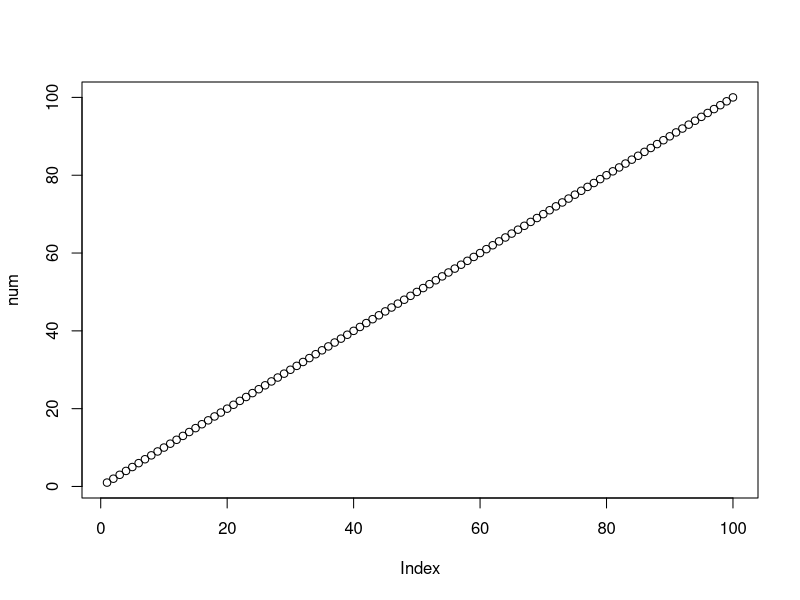

Recreate this plot in R. (Note: this script raises an error after producing the figure.)
# Simple Operations -------------------------------------------------------

2 + 2
2 - 5
34 - 5
3 / 2
3 %% 2
3 ** 5
3^5
4 * 4

## Order of Operation -----------------------------------------------------
4 + 3 * 2
4 + (3 * 2)
(4 + 3) * 2

# BODMAS
# PEMDAS

# Assigning Variables -----------------------------------------------------

agatha <- 20
thandekile = 21
assign("anap", 19)

soso <- 17
fisola <- 20
promise <- 20
nomvume <- 17
dare <- 15
agatha
thandekile
anap

# The Operators -----------------------------------------------------------
agatha > thandekile
thandekile > agatha
dare < promise
15 < 20

nomvume <= fisola

## Conditionals -----------------------------------------------------------
### AND (&) ---------------------------------------------------------------
TRUE & TRUE
TRUE & FALSE
FALSE & TRUE
FALSE & FALSE

### OR (|) ----------------------------------------------------------------
TRUE | TRUE
TRUE | FALSE
FALSE | TRUE
FALSE | FALSE

nomvume >= dare & fisola == promise

15 > 17 & 20 > 17

17 < 15  & 20 < 17
17 < 15 | 20 < 17
15 > 17 | 20 > 17

# Data Types --------------------------------------------------------------

## Strings / Characters ---------------------------------------------------

tree_1 <- "eucalyptus species"
tree_1

tree_2 <- "20"
tree_2

tree_3 <- "F"
tree_4 <- "TRUE"

class(tree_1)
class(tree_2)
class(tree_3)
class(tree_4)

species_1 <- "1" #eucalyptus camadulensis
species_2 <- "2" #milicia excelsa
species_3 <- "3" #ficus exasperata
species_4 <- "4" #terminalia cattapa

typeof(species_4)

is.character(tree_1)
is.character(promise)
is.character("promise")

## Numeric ----------------------------------------------------------------

### Double/Float/ Decimal number ------------------------------------------

class(12.3)
typeof(12.3)
typeof(12)

12 == 12.0
0.1 == .1

is.double(12)

is.numeric(12)
is.numeric(12L)

### Integers/ Whole numbers -----------------------------------------------

class(12L)
typeof(12L)

is.integer(12L)

## Boolean / Logical ------------------------------------------------------
class(TRUE)
typeof(TRUE)
class(T)
class(F)
class(NA)

is.logical(TRUE)
is.logical(FALSE)
is.logical(NA)

## Date/Time --------------------------------------------------------------
class(as.Date("2024/07/19"))

# Data Structure ----------------------------------------------------------

## Vectors ----------------------------------------------------------------
?c
help(c)

beautiful_people <- c(nomvume, fisola, thandekile, dare, agatha, promise, anap)
beautiful_people
class(beautiful_people)

beautiful_people_1 <- as.character(beautiful_people)


### Value coercion --------------------------------------------------------
num_ber <- c(1, 2, 3, 4, 5, 6)
num_ber
class(num_ber)
as.character(num_ber)

species <- c(species_1, species_2, species_3, species_4)
class(species)
species
species_num <-as.numeric(species)
class(species_num)

trees <- c(tree_1, tree_2, tree_3, tree_4)
  class(trees)
as.logical(trees)

my_num <- 0:30
as.logical(my_num)
my_num2 <- -10:10
class(my_num2)
as.logical(my_num2)

# Sequences and replications ----------------------------------------------
?seq()
seq(from = 1, to = 30, by = 1)
seq(1, 30, 2)
seq(2, 50, 2)
seq(0, 90, 3)

num <- 1:100
num

species <- c(species_1, species_2, species_3, species_4)
my_tree <- rep(species, 30)
my_tree
class(my_tree)

my_tree <- as.factor(my_tree)
my_tree <- factor(my_tree,
                  labels = c("eucalyptus camadulensis",
                             "milicia excelsa",
                             "ficus exasperata",
                             "terminalia cattapa"
                            ),
                  levels = c(4, 3, 2, 1),
                  ordered = TRUE
                  )
# Functions ---------------------------------------------------------------

## Simple Functions --------------------------------------------------
num

min(num)
max(num)
median(num)
mean(num)
plot(num)
min(1:6)
range(num)
sd(num)
var(num)
length(num)

my_tree
length(my_tree)

student_names <- c("promise", "thandekile", "dare", 
                   "nomvume", "nangamso", "agatha",
                   "faith")

gender <- c("male", "female", "male",
            "female", "female", "female", "male")

unique(student_names)
length(student_names)
length(gender)

unique(gender)
length(unique(gender))

length(my_tree)
unique(my_tree)
length(unique(my_tree))

sqrt(340)
sqrt(length(num))
sqrt(100)

### Generating Random Numbers ---------------------------------------------
set.seed(937476)

my_rand <- rnorm(n = 100, mean = 5.5, sd = 15)

?round
help(round)

round(my_rand, digits = 0)

ceiling(my_rand)
floor(my_rand)

args(rnorm)
help(rnorm)
help(unique)
?rnorm
?length

## Character Functions ----------------------------------------------------
my_tree

toupper(my_tree)
tolower(my_tree)
stringr::str_to_title()

### Letters ---------------------------------------------------------------
letters
LETTERS

month.name
month.abb

## Creating a Custom Function ---------------------------------------------
my_rand + num
my_rand/num

tree_diameter <- rnorm(50, mean = 1, sd = 2)
tree_height <- runif(50, min = 5, max = 27)
tree_volume <- rnorm(50, mean = 70, sd = 15)

metric_converter <- function(x) {
  x * 1000
}

metric_converter(tree_diameter)
metric_converter(tree_height)
metric_converter(tree_volume)


?runif
num + 5

num + c(5, 9, 10)
length(num)/3
length(num)/2

sum(my_rand, num)

# Data Structure ----------------------------------------------------------

## Vector -----------------------------------------------------------------


### Check object type -----------------------------------------------------

### Accessing -------------------------------------------------------------

### Adding items ----------------------------------------------------------

### Subsetting and Indexing -----------------------------------------------

### Mathematical Operations -----------------------------------------------

## Matrices ---------------------------------------------------------------


### Check object type -----------------------------------------------------

### Accessing -------------------------------------------------------------

### Subsetting and Indexing -----------------------------------------------

### Transpose -------------------------------------------------------------

### Operations (binding) --------------------------------------------------

### Mathematical Operations -----------------------------------------------


## Lists ------------------------------------------------------------------

### Check object type

### Accessing -------------------------------------------------------------


## Data Frames ------------------------------------------------------------

### Check object type -----------------------------------------------------

### Accessing -------------------------------------------------------------

### Adding items ----------------------------------------------------------

### Subsetting and Indexing -----------------------------------------------

### Mathematical Operations -----------------------------------------------

### Check object type -----------------------------------------------------